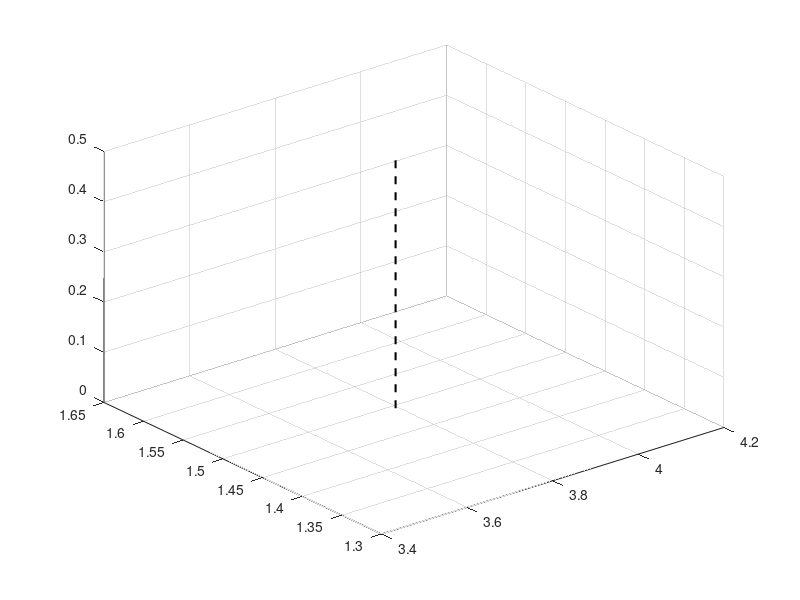

Reproduce this figure in MATLAB. (Note: this script raises an error after producing the figure.)
%% ---------- 3D Presentation of Triangulation points ---------- %
hold on; grid on; view([-39 34]);
plot3([3.794 3.794], [1.495 1.495], [0 0.5], 'k--', 'LineWidth', 1.5);
scatter3(X_Mo_cap(1), X_Mo_cap(2), X_Mo_cap(3), 'MarkerEdgeColor','k','MarkerFaceColor',[0 .75 .75] );
scatter3(X_Odom(1), X_Odom(2), X_Odom(3), 'MarkerEdgeColor','k','MarkerFaceColor', 'r' );
scatter3(Lnd_2(1), Lnd_2(2), Lnd_2(3), 'MarkerEdgeColor','k','MarkerFaceColor', 'b' );

ind(1) = xlabel('X axis'); ind(2) = ylabel('Y axis');
xlim([0 5]); ylim([0 3]); zlim([0 0.5]);
ind(4) = title('Triangulation of 3D points in ANPL');
ind(5) = legend('Mo-cap', 'Odometry', 'True');
set(ind, 'Interpreter', 'latex', 'fontsize', 16 ); 